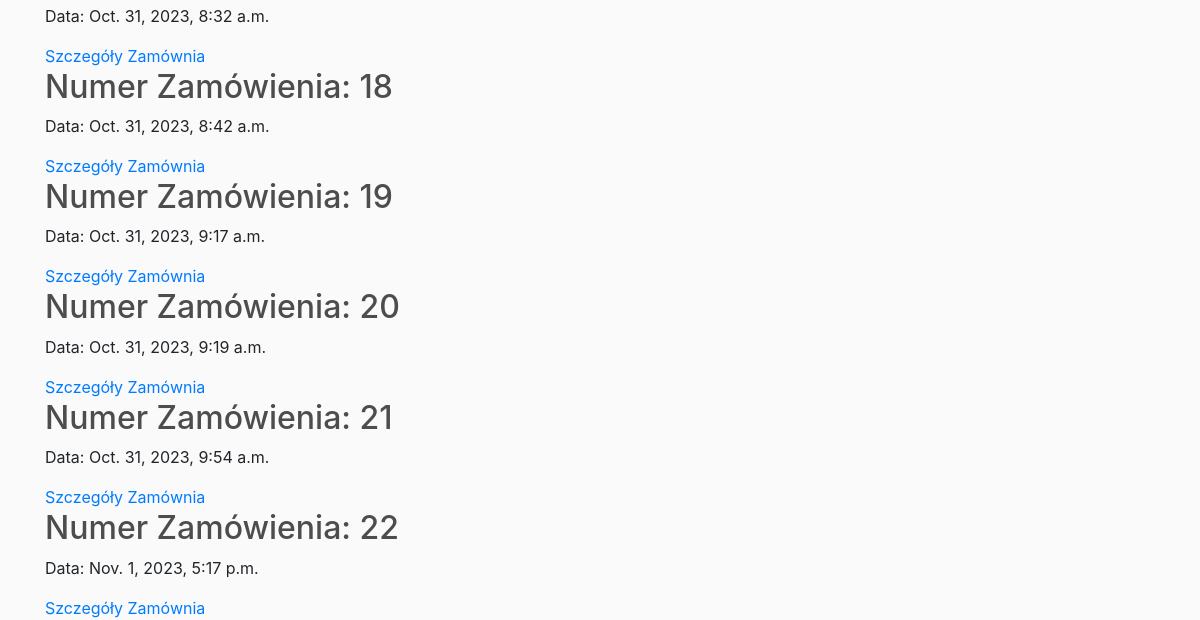
The page /shop/orders/ (signed in, lower part) on the database as committed earlier.
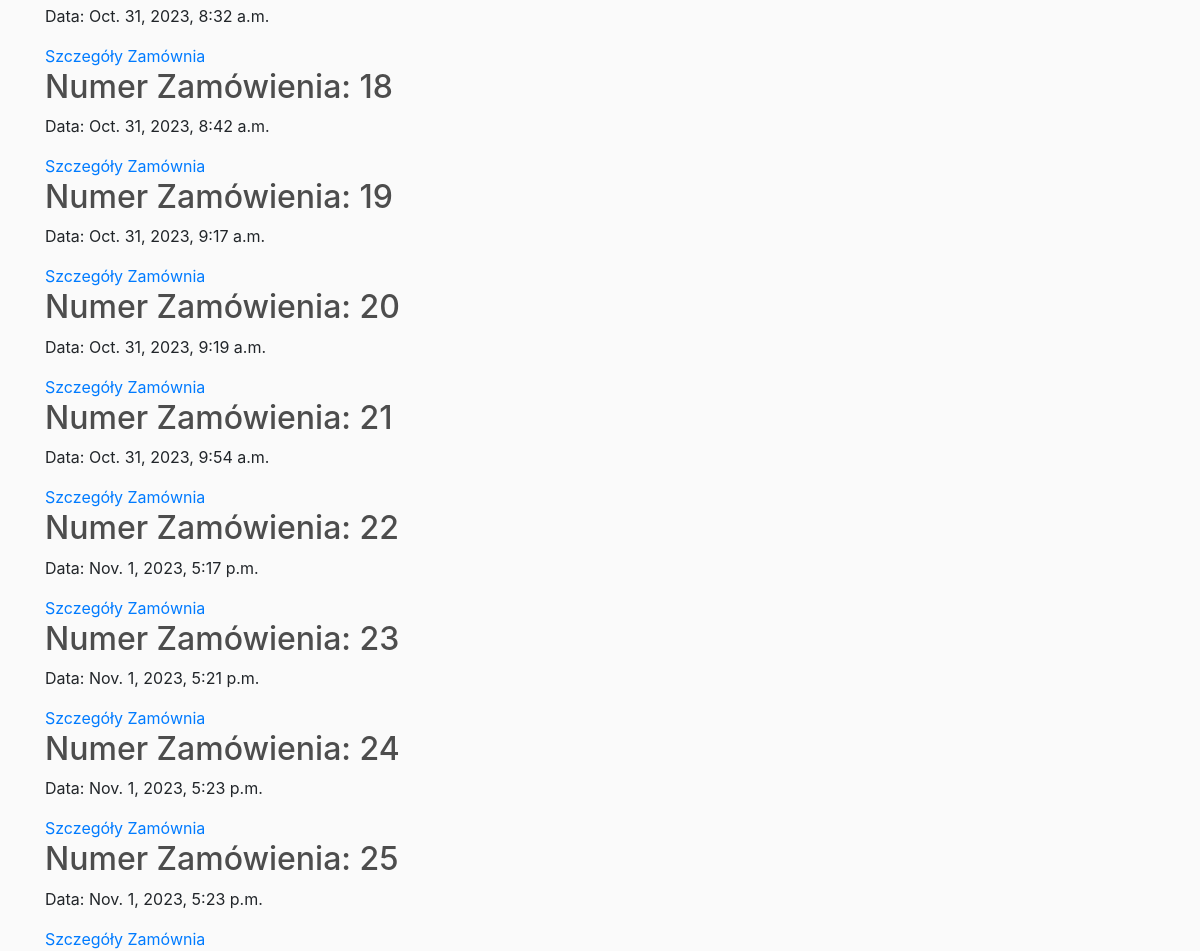
The same page on the database as committed later.
### shop/models.py (models this page shows)
class Order(models.Model):
    user = models.ForeignKey(User, on_delete=models.CASCADE)
    date = models.DateTimeField(auto_now_add=True)

### shop/views.py (the view)
# urls.py: path('orders/', views.OrderListView.as_view(), name='orders'),
class OrderListView(PermissionRequiredMixin, View):
    permission_required = 'shop.view_order'
    def get(self, request):
        orders = Order.objects.all()
        return render(request, 'orders.html', {'orders': orders, })

### templates/orders.html (shortened to what this page needs)
{% extends 'base.html' %}
{% block content %}
    {% for order in orders %}
        <div>
            <h2>Numer Zamówienia: {{ order.id }}</h2>
            <p>Data: {{ order.date }}</p>
            <a href="{% url 'order_detail' order.id %}">Szczegóły Zamównia</a>
        </div>
    {% endfor %}
{% endblock %}

Rows that differ between the two databases and show on the page:
added Order: id "23", date "Nov. 1, 2023, 5:21 p.m."
added Order: id "24", date "Nov. 1, 2023, 5:23 p.m."
added Order: id "25", date "Nov. 1, 2023, 5:23 p.m."
